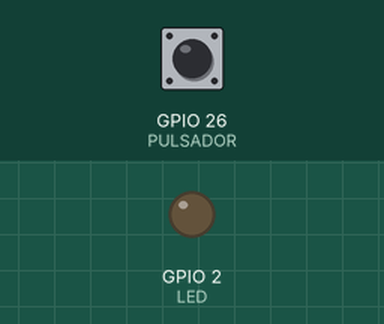
This sketch was run on a simulated ESP32. Shown: output pins drawn as LEDs (lit = HIGH). Inputs (shaded band) come from the test bench; at power-on: GPIO 26 (PULSADOR) LOW.

Above: at 1.2 s.
1.3 s: GPIO 26 (PULSADOR) pulled HIGH for 0.15 s
At 1.37 s:
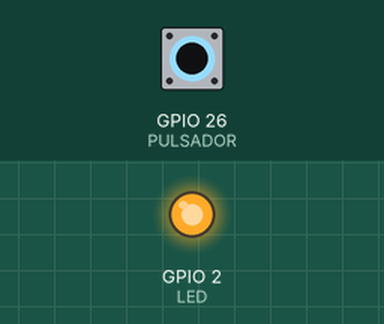
2.9 s: GPIO 26 (PULSADOR) pulled HIGH for 3.2 s
At 6.9 s:
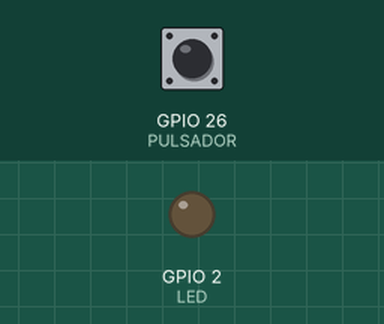
Timing chart, 0 to 8.4 s (numbered marks = the images above; inputs shaded):
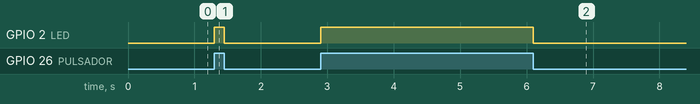

The sketch:

anexo8_b.ino
```cpp
#define LED 2
#define PULSADOR 26

void setup() {
  pinMode(LED, OUTPUT);
  pinMode(PULSADOR, INPUT);
}

void loop(){
  if (digitalRead(PULSADOR) == HIGH) {  // ¿Está presionado el pulsador?
    digitalWrite(LED, HIGH);	    	    // Encendemos el LED
  }
  else {
    digitalWrite(LED, LOW);	    	    // Apagamos el LED
  }
}
```

Measured:
- after the input at 1.3 s, GPIO 2 (LED): LOW → HIGH at once, → LOW 0.15 s later
- after the input at 2.9 s, GPIO 2 (LED): LOW → HIGH at once, → LOW 3.2 s later
